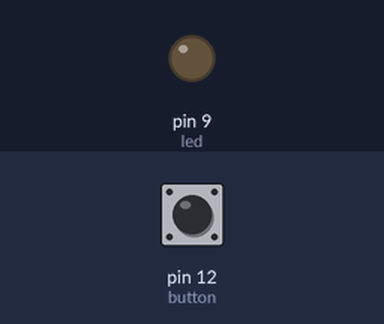
Bench run of a sketch on a simulated Arduino Uno, built with avr-gcc and run on an emulated ATmega328P. On the bench: output pins drawn as LEDs (lit = HIGH). Dashed ring = blinking. Inputs (shaded band) come from the test bench; at power-on: pin 12 (button) LOW.

Above: at 1.2 s.
1.3 s: pin 12 (button) pulled HIGH for 3.2 s
At 3.1 s:
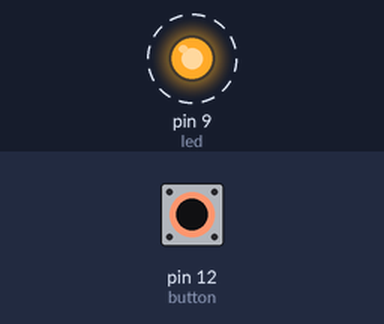
6.8 s: pin 12 (button) pulled HIGH for 0.15 s
At 9.0 s:
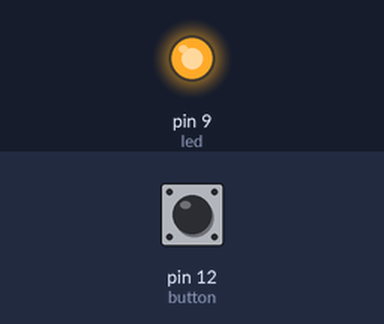
9.3 s: pin 12 (button) pulled HIGH for 1 s
At 10.9 s:
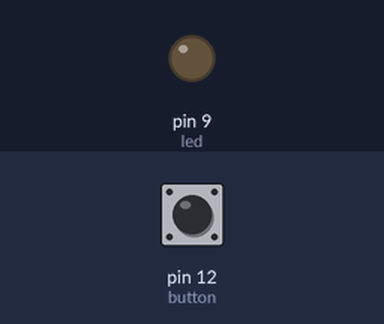
Timing chart, 0 to 12.4 s (numbered marks = the images above; inputs shaded):
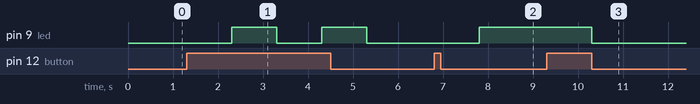

Measured:
- after the input at 1.3 s, pin 9 (led): alternates HIGH for 1.0 s and LOW for 1.0 s, starting after 1.0 s
- after the input at 6.8 s, pin 9 (led): LOW → HIGH after 1.0 s
- after the input at 9.3 s, pin 9 (led): HIGH → LOW after 1.0 s

The sketch:

Toggleswitch_2.ino
```cpp
int led = 9;
int button = 12;
bool buttonState;
bool ledState = false;

void setup() {
  pinMode(led, OUTPUT);
  pinMode(button, INPUT);
}

void loop() {

  buttonState = digitalRead(button);

  if (buttonState) {
    delay(1000);
    if (ledState) {
      digitalWrite(led, LOW);
      ledState = false;
    } else {
      digitalWrite(led, HIGH);
      ledState = true;
    }
  }
}
```
